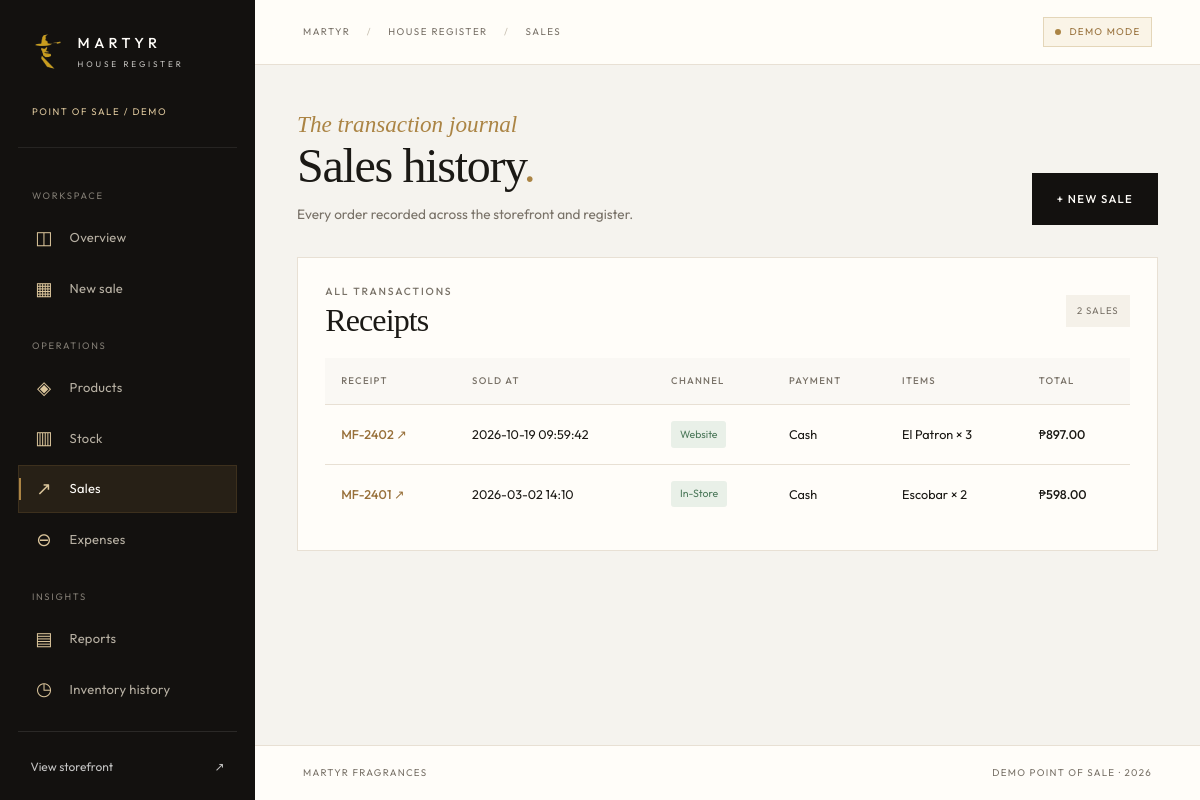
Page /admin/sales (signed in) on the committed database.
### tables this page shows
CREATE TABLE sales (
    id INTEGER PRIMARY KEY,
    sale_number TEXT UNIQUE NOT NULL,
    sold_at TEXT NOT NULL,
    channel TEXT NOT NULL,
    payment_method TEXT NOT NULL,
    customer_name TEXT NOT NULL,
    customer_id INTEGER REFERENCES customer_accounts(id),
    subtotal REAL NOT NULL,
    total REAL NOT NULL,
    tendered REAL,
    change_amount REAL NOT NULL
);

CREATE TABLE sale_items (
    id INTEGER PRIMARY KEY,
    sale_id INTEGER NOT NULL,
    product_id TEXT NOT NULL,
    product_name TEXT NOT NULL,
    quantity INTEGER NOT NULL,
    unit_price REAL NOT NULL,
    unit_cost REAL NOT NULL DEFAULT 0,
    line_total REAL NOT NULL,
    FOREIGN KEY (sale_id) REFERENCES sales(id),
    FOREIGN KEY (product_id) REFERENCES products(id)
);

### app.py (the view)
@app.get("/admin/sales")
@require_admin
def admin_sales():
    connection = get_db()
    sales = connection.execute("SELECT * FROM sales ORDER BY id DESC").fetchall()
    items = connection.execute("SELECT * FROM sale_items ORDER BY id").fetchall()
    connection.close()
    grouped = {}
    for item in items:
        grouped.setdefault(item["sale_id"], []).append(item)
    return render_template("admin_sales.html", sales=sales, grouped=grouped)

### app.py (called while the page is built)
def peso(amount):
    return f"₱{float(amount or 0):,.2f}"

def csrf_token():
    if "_csrf_token" not in session:
        session["_csrf_token"] = secrets.token_urlsafe(32)
    return session["_csrf_token"]

@app.before_request
def check_csrf():
    if request.method == "POST":
        submitted = request.form.get("_csrf_token", "")
        if not hmac.compare_digest(submitted, csrf_token()):
            abort(400, description="Form expired. Refresh the page and try again.")

def cart_count():
    return sum(max(0, int(q)) for q in session.get("cart", {}).values())

@app.context_processor
def inject_nav():
    return {
        "cart_count": cart_count(),
        "admin_name": session.get("user"),
        "customer_name": session.get("customer_name"),
        "customer_id": session.get("customer_id"),
        "csrf_token": csrf_token,
        "today": date.today().isoformat(),
    }

def require_admin(view):
    @wraps(view)
    def wrapped(*args, **kwargs):
        if not session.get("user"):
            return redirect(url_for("admin_login"))
        return view(*args, **kwargs)
    return wrapped

### db.py (called while the page is built)
def get_db():
    connection = sqlite3.connect(DB_FILE, timeout=15)
    connection.row_factory = sqlite3.Row
    connection.execute("PRAGMA foreign_keys = ON")
    connection.execute("PRAGMA busy_timeout = 15000")
    return connection

### templates/admin_sales.html (shortened to what this page needs)
{% extends "admin_base.html" %}
{% block breadcrumb %}Sales{% endblock %}
{% block eyebrow %}The transaction journal{% endblock %}
{% block heading %}Sales history<span class="gold-period">.</span>{% endblock %}
{% block subtitle %}Every order recorded across the storefront and register.{% endblock %}
{% block page_action %}<a class="btn btn-ink" href="/admin/register">+ New sale</a>{% endblock %}
{% block content %}<section class="admin-card"><div class="card-header"><div><p class="mini-heading">ALL TRANSACTIONS</p><h2>Receipts</h2></div><span class="subtle-pill">{{ sales|length }} SALES</span></div><div class="table-scroll"><table class="sheet"><thead><tr><th>Receipt</th><th>Sold at</th><th>Channel</th><th>Payment</th><th>Items</th><th>Total</th></tr></thead><tbody>{% for sale in sales %}<tr><td><a class="row-link" href="/receipt/{{ sale.sale_number }}">{{ sale.sale_number }} ↗</a></td><td>{{ sale.sold_at }}</td><td><span class="status-label healthy">{{ sale.channel|title }}</span></td><td>{{ sale.payment_method }}</td><td>{% for item in grouped.get(sale.id, []) %}<span class="block">{{ item.product_name }} × {{ item.quantity }}</span>{% endfor %}</td><td><strong>{{ sale.total|peso }}</strong></td></tr>{% else %}<tr><td colspan="6" class="empty-table">No sales yet. Record a new sale to see it here.</td></tr>{% endfor %}</tbody></table></div></section>{% endblock %}

### static/style.css (style rules this page uses)
:root { --cream: #f5f1e9; --paper: #fffdf9; --ink: #1b1915; --muted: #797268; --gold: #ab8444; --gold-soft: #dbc59b; --line: #e8e0d4; --night: #13110f; --danger: #a14440; --ok: #426b50; --serif: "Cormorant Garamond", Georgia, serif; --sans: "Outfit", system-ui, sans-serif; --ease: cubic-bezier(.2,.8,.2,1); }
* { box-sizing: border-box; }
html { scroll-behavior: smooth; }
html, body { margin: 0; min-width: 320px; }
body { background: var(--cream); color: var(--ink); font: 400 15px/1.65 var(--sans); -webkit-font-smoothing: antialiased; }
a { color: inherit; text-decoration: none; }
h1, h2, h3, p { margin-top: 0; }
h1, h2, h3 { font-family: var(--serif); font-weight: 500; letter-spacing: -.027em; line-height: 1.08; }
h2 { font-size: clamp(1.8rem, 2.6vw, 2.7rem); }
.gold-period { color: var(--gold); }
.overline, .mini-heading, .field-title { font: 500 .65rem/1.4 var(--sans); letter-spacing: .18em; color: var(--gold); text-transform: uppercase; }
.mini-heading { color: var(--muted); margin-bottom: .6rem; }
.block { display: block; }
.btn { display: inline-flex; align-items: center; justify-content: space-between; gap: 2.4rem; min-height: 52px; padding: .95rem 1.5rem; border: 1px solid transparent; background: var(--gold); color: var(--night); text-align: center; font-weight: 500; font-size: .71rem; line-height: 1.1; letter-spacing: .11em; text-transform: uppercase; transition: transform .25s var(--ease), background .25s, color .25s, box-shadow .25s; }
.btn-ink { background: var(--night); color: var(--paper); }
.mini-heading { display: flex; justify-content: space-between; gap: 1rem; }
.admin { display: block; background: #f5f3ee; }
.admin-card { background: var(--paper); border: 1px solid var(--line); min-width: 0; padding: 1.7rem; }
.card-header { display: flex; justify-content: space-between; align-items: center; gap: 1rem; margin-bottom: 1.3rem; }
.card-header h2 { font-size: 2rem; margin: 0; }
.card-header .mini-heading { margin: 0 0 .2rem; }
.subtle-pill { padding: .5rem .7rem; background: var(--cream); color: var(--muted); font-size: .6rem; letter-spacing: .1em; white-space: nowrap; }
.table-scroll { width: 100%; overflow-x: auto; }
.sheet { width: 100%; border-collapse: collapse; text-align: left; font-size: .79rem; }
.sheet th { padding: .95rem 1rem; text-align: left; white-space: nowrap; border-bottom: 1px solid var(--line); background: #faf8f4; color: var(--muted); font-size: .6rem; font-weight: 500; letter-spacing: .13em; text-transform: uppercase; }
.sheet td { padding: 1rem; border-bottom: 1px solid var(--line); vertical-align: middle; }
.sheet tbody tr:last-child td { border-bottom: 0; }
.sheet td strong { font-weight: 500; }
.row-link { color: #98703a; font-weight: 500; white-space: nowrap; }
.status-label { display: inline-flex; align-items: center; gap: .2rem; width: max-content; border-radius: 3px; padding: .28rem .55rem; font-size: .66rem; white-space: nowrap; }
.status-label.healthy { background: #e9f0e8; color: #4d795b; }

### rows in the picture
sales: sale_number "MF-2402", sold_at "2026-10-19 09:59:42", channel "Website", payment_method "Cash", total|peso "₱897.00"
sale_items: product_name "El Patron", quantity "3"
sales: sale_number "MF-2401", sold_at "2026-03-02 14:10", channel "In-Store", payment_method "Cash", total|peso "₱598.00"
sale_items: product_name "Escobar", quantity "2"

### other values in the picture
{{ sales|length }} "2"
